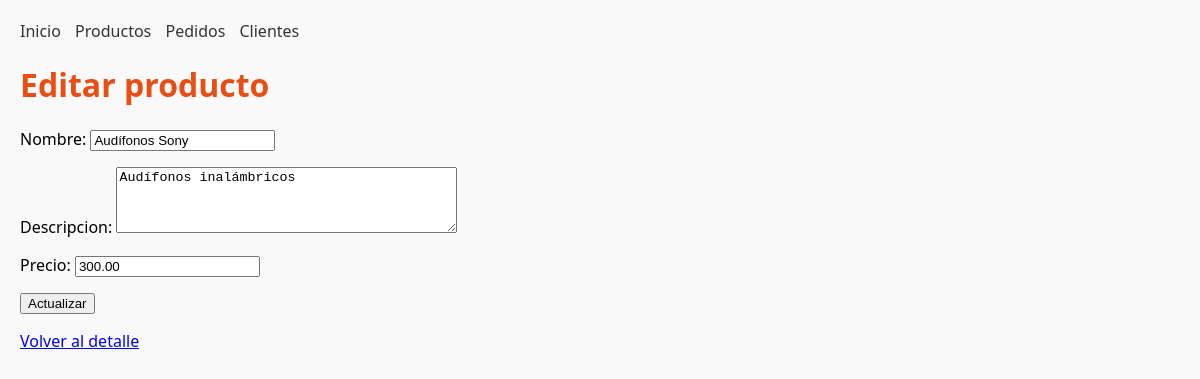
/productos/10/editar/, run on an earlier commit of the app's database.
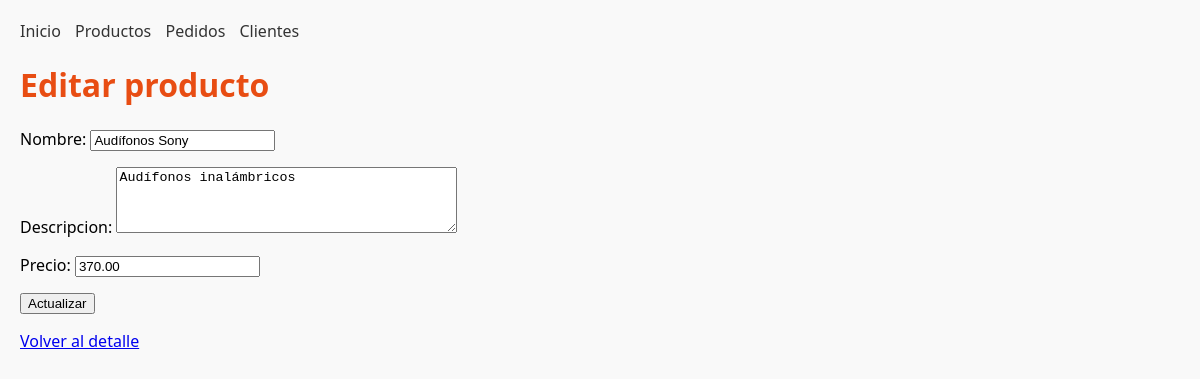
And on a later commit of the database.
### tienda/models.py (models this page shows, shortened)
class Producto(models.Model):
    nombre = models.CharField(max_length=100)
    descripcion = models.TextField()
    precio = models.DecimalField(max_digits=8, decimal_places=2)
    creado_en = models.DateTimeField(auto_now_add=True)

### tienda/views.py (the view)
# urls.py: path("productos/<int:pk>/editar/", views.editar_producto, name="editar_producto"),
def editar_producto(request, pk):
    producto = get_object_or_404(Producto, pk=pk)
    if request.method == "POST":
        form = ProductoForm(request.POST, instance=producto)
        if form.is_valid():
            form.save()
            return redirect("tienda:detalle_producto", pk=producto.pk)
    else:
        form = ProductoForm(instance=producto)
    return render(request,"tienda/editar_producto.html", {"form": form, "producto": producto})

### tienda/forms.py (shortened to what this page needs)
class ProductoForm(forms.ModelForm):
    class Meta:
        model = Producto
        fields = ["nombre", "descripcion", "precio"]
        widgets = {
            "nombre": forms.TextInput(attrs={
                "placeholder": "Nombre del producto"
            }),
            "descripcion": forms.Textarea(attrs={
                "rows": 4,
                "placeholder": "Descripción breve"
            }),
            "precio": forms.NumberInput(attrs={
                "step": "0.01",
                "min": "0"
            }),
        }

### tienda/templates/tienda/editar_producto.html (shortened to what this page needs)
{% extends "tienda/base.html" %}
{% block content %}
<h1>Editar producto</h1>
<form method="POST">
    {{ form.as_p }}
    <button type="submit">Actualizar</button>
</form>
<p>
    <a href="{% url 'tienda:detalle_producto' producto.pk %}">Volver al detalle</a>
</p>
{% endblock %}

What changed in the data, as far as the page shows it:
changed Producto "Audífonos Sony": precio "300.00" → "370.00"
